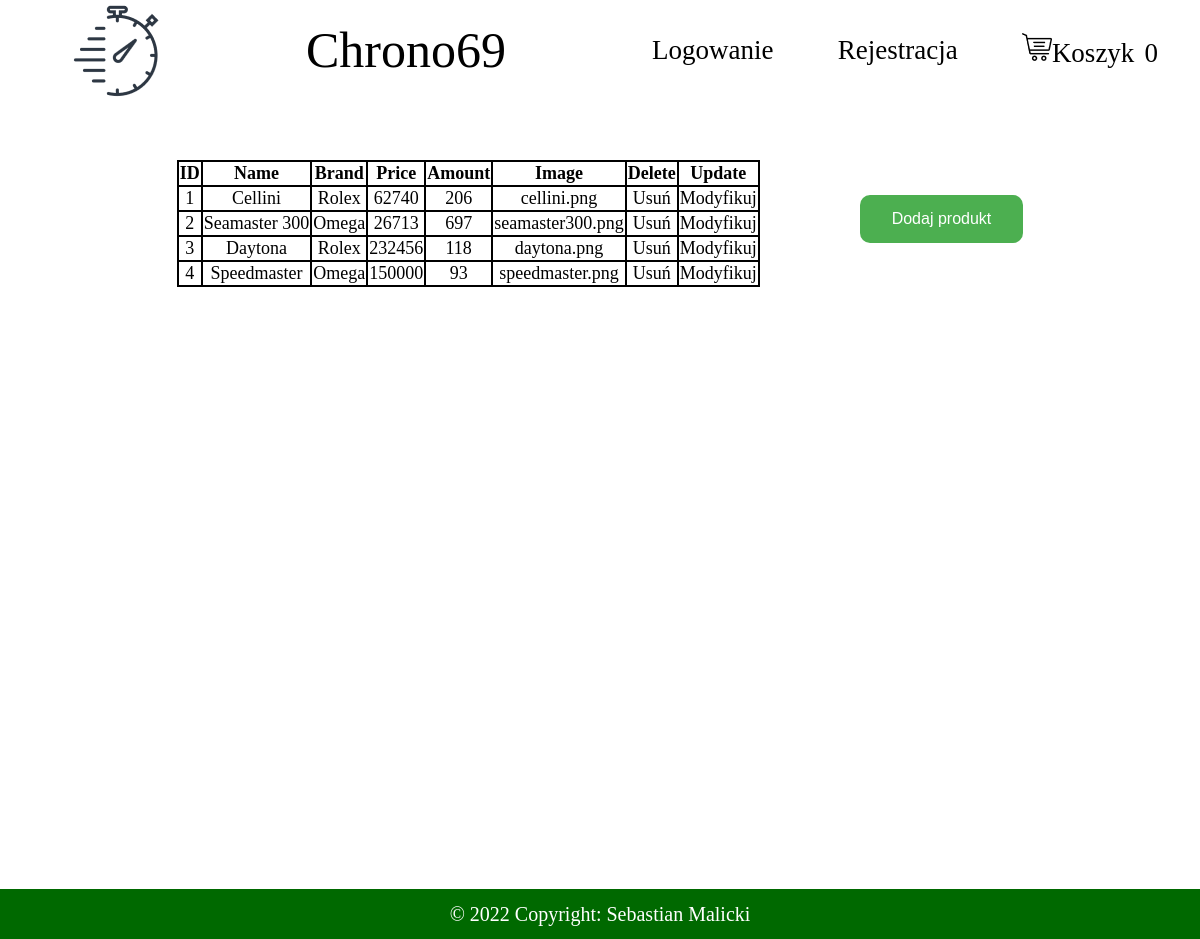
/products_panel.php, run on the app's committed database.
### tables this page shows
CREATE TABLE `products` (
  `id` int(11) NOT NULL,
  `name` varchar(40) NOT NULL,
  `brand_id` int(11) NOT NULL,
  `price` float NOT NULL,
  `amount` int(20) NOT NULL,
  `image` varchar(40) NOT NULL
);

CREATE TABLE `brands` (
  `id` int(11) NOT NULL,
  `brand` varchar(40) NOT NULL
);

### products_panel.php (the view, shortened to what this page needs)
<head>
</head>
<?php
    include_once './header.php';
?>
    <div id="products-panel">
        <?php
            $sql = "SELECT products.id AS pid, name, brand_id, price, amount, image, brands.id, brands.brand AS brand FROM products JOIN brands ON products.brand_id = brands.id;";
            echo <<< TAB
                <table>
                    <tr>
                        <th>ID</th>
                        <th>Name</th>
                        <th>Brand</th>
                        <th>Price</th>
                        <th>Amount</th>
                        <th>Image</th>
                        <th>Delete</th>
                        <th>Update</th>
                    </tr>
TAB;
            $result = $connect->query($sql);
            while ($row = $result->fetch_assoc()) {
                echo <<< CONTENT
                <tr>
                    <td>$row[pid]</td>
                    <td>$row[name]</td>
                    <td>$row[brand]</td>
                    <td>$row[price]</td>
                    <td>$row[amount]</td>
                    <td>$row[image]</td>
                    <td><a href="./deleteP.php?id=$row[pid]">Usuń</a></td>
                    <td><a href="./products_panel.php?update=$row[pid]">Modyfikuj</a></td>
                </tr>
CONTENT;
            }
            echo "</table>";
            echo <<< BUTTON_ADD
                <div class="btn-add">
                    <form action="products_panel.php?add=" method="POST">
                        <button type="submit">Dodaj produkt</button>
                    </form>
                </div>
BUTTON_ADD;
        ?>
    </div>
    <?php
        include_once 'footer.php';
    ?>
</body>
</html>

### style.css (style rules this page uses)
body { width: 100%; margin: 0; }
a, a:hover, a:focus, a:active { text-decoration: none; color: black; }
.btn-add { margin-left: 100px; }
.btn-add button { background-color: #4CAF50; border: none; color: white; padding: 15px 32px; text-align: center; text-decoration: none; display: inline-block; font-size: 16px; margin-top: 6px; cursor: pointer; border-radius: 10px; }
table, td, th { border: 2px solid black; border-collapse: collapse; }
table, .add-modify-block-content { font-size: 18px; }
td { text-align: center; }
#products-panel { display: flex; padding-top: 160px; justify-content: center; align-items: center; flex-wrap: wrap; }

### data on the page
products: id "1", name "Cellini", brand.brand "Rolex", price "62740", amount "206", image "cellini.png"
products: id "2", name "Seamaster 300", brand.brand "Omega", price "26713", amount "697", image "seamaster300.png"
products: id "3", name "Daytona", brand.brand "Rolex", price "232456", amount "118", image "daytona.png"
products: id "4", name "Speedmaster", brand.brand "Omega", price "150000", amount "93", image "speedmaster.png"
